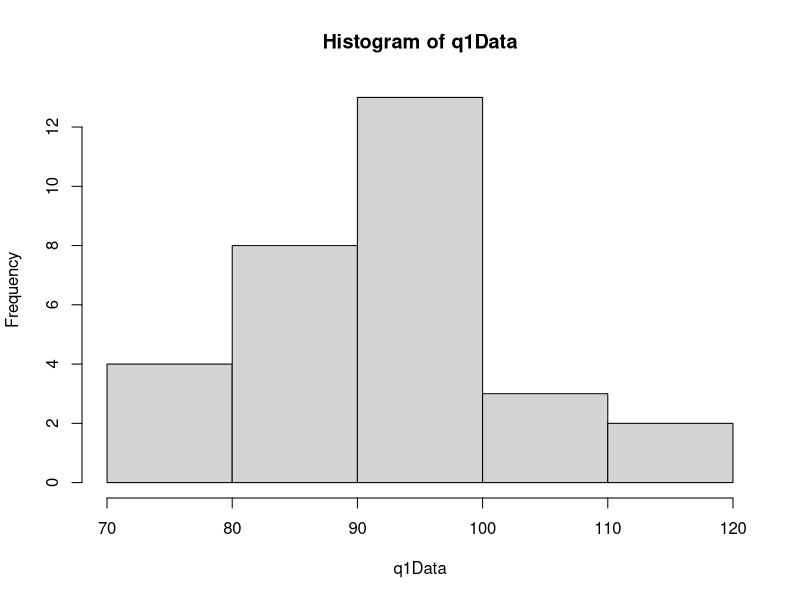

The R source for this figure:
# Data Science and Management
# Assignment 2
#
# Liu Siyuan
# 08/07/2015

#
# Question 1
#

q1Data <- c(90, 95, 89, 71, 73, 96, 87, 95, 107, 89, 96, 80, 97, 95, 102, 97, 93, 101, 82, 83, 74, 91, 83, 98, 95, 111, 99, 120, 93, 84)

# 1.a.
q1SampleMean <- mean(q1Data)
q1SampleMean # 92.2
# the quantity estimates the mean score of all games played (i.e. population mean)

# 1.b.
# No, it is just one sample and the sample mean can be either close to or far away from the population mean.

# 1.c.
q1StandardError <- sd(q1Data)/sqrt(30)
q1StandardError #1.976529

# 1.d.
# It measures how close the sample mean is to the population mean

# 1.e.
q1LowerLimit <- q1SampleMean - 1.96 * q1StandardError
q1UpperLimit <- q1SampleMean + 1.96 * q1StandardError
q1LowerLimit # 88.326
q1UpperLimit # 96.074

# 1.f.
# It means that 95% of the time, the interval includes the population mean

#
# Question 2
#

male <- c(220.1, 218.6, 229.6, 228.8, 222.0, 224.1, 226.5)
female <- c(223.4, 221.5, 230.2, 224.3, 223.8, 230.8)

# descriptive statistics
mean(male) # 224.2429
mean(female) # 225.6667
sd(male) # 4.254745
sd(female) # 3.866609

# hypothesis testing
# H0: Male and females have the same mean cholesterol concentrations.
# Ha: Male and femals don't have the same mean cholesterol concentrations.
t.test(male, female)

# 95% confidence interval is included in the above t-test

#
# Question 3
#

# 3.a.
# False. We don't know how effect the treatment is.

# 3.b.
# True. The null hypothesis is rejected meaning alternative hypothesis, which says the treatment has some effect, is favored.

# 3.c.
# False. The probability is the alpha value.

# 3.d.
# False. The probability is not related to the p-value.

# 3.e.
# True. The p-value would be higher than the significance level.

#
# Question 4
#

personA <- c(248, 236, 269, 254, 249, 251, 260, 245, 239, 255)
personB <- c(380, 391, 377, 392, 398, 374)

t.test(1.5*personA, personB)

#
# Question 5
#

# Standard error of mean measures how close the sample mean is to the population mean
# Standard deviation describes the dispersion of the data

# Using the data from question 1
hist(q1Data)
# The standard deviation is showing that data are disperse
sd(q1Data) # 10.82589
# The standard error is showing how close the sample mean is to the population mean
q1StandardError # 1.976529
